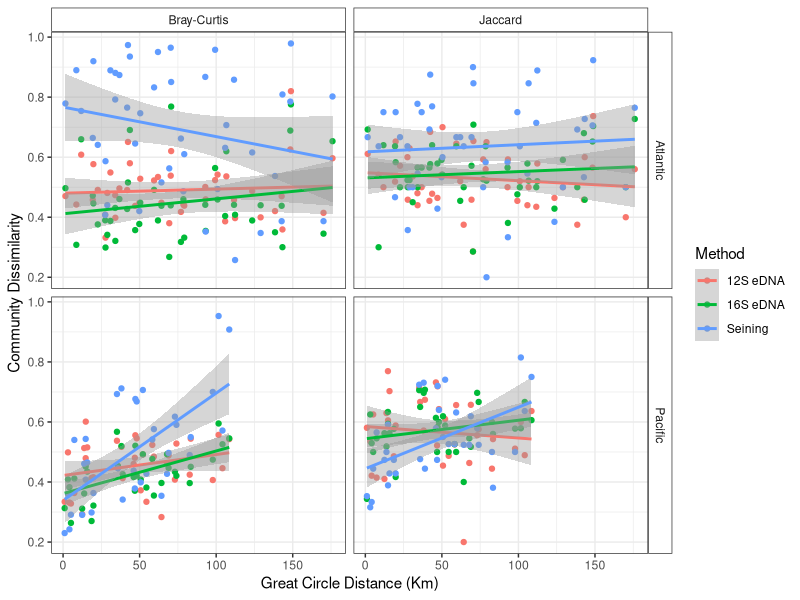
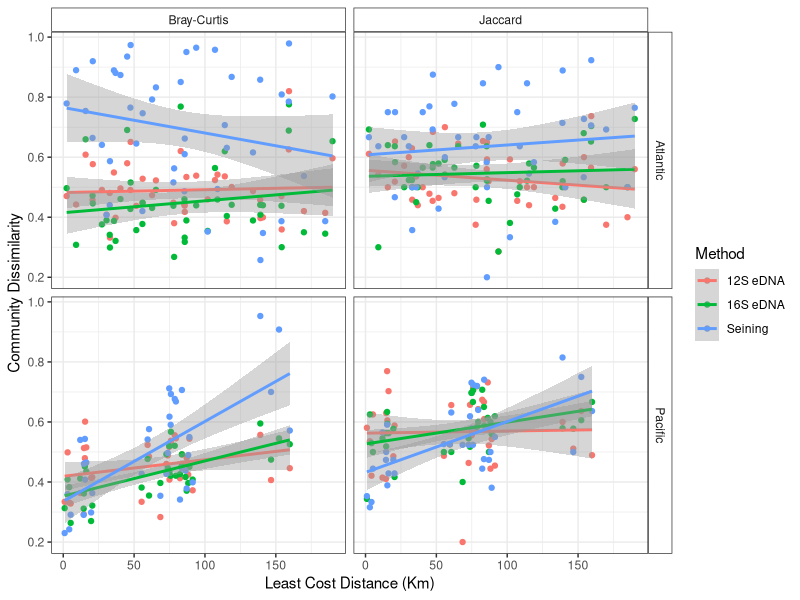

R code for these plots, in order:
## (Dis)Similarity analysis dataprep

#load libraries ---
library(tidyverse)
library(dplyr)
library(sf)
library(vegan)
library(tidyr)
library(readxl)



### Data Prep ----------------

#East coast data prep -----

  #read in the data with the official nomenclature to be matched with the site level data
  
  east_seining_nomenclature <- read_excel("data/Biodiveristy_Coastal.xlsx",sheet="east_seining")%>% #from seines
    data.frame()%>%
    rename(count = Number.of.fish)
  
  colnames(east_seining_nomenclature) <- gsub('\\.', '_',colnames(east_seining_nomenclature))%>%tolower()
  
  east_edna_nomenclature <- read_excel("data/Biodiveristy_Coastal.xlsx",sheet="east_edna")%>% #from eDNA
    data.frame()
  
  colnames(east_edna_nomenclature) <- gsub('\\.', '_',colnames(east_edna_nomenclature))%>%tolower()


  #East coast catch by site

    east_12S_step1 <- read_excel("data/iNEXT/data.iNEXT.xlsx",sheet="12S_east")%>% #10 sites in the east
                dplyr::select(1:11)%>%
                mutate(count = rowSums(.[,2:11]),
                       marker="12S")%>%
                suppressMessages()%>%
                left_join(.,east_edna_nomenclature%>%select(-e_16s_reads)%>%rename(count=e_12s_reads)%>%filter(!is.na(count)))%>%
                data.frame()%>%
                rename(spec = site) # better naming
                
      #summed counts for  "Chaetodontidae_Chaetodon_ocellatus_12S" "Clupeidae_Alosa_aestivalis_12S" are both 419 so we need a filter
      repeat_sp <- east_12S_step1%>%group_by(spec)%>%summarise(count=n())%>%filter(count>1)%>%pull(spec)
      
      #create a logical index to remove rows that were merged twice due tot he joint count of 419
        logical_index=rep(TRUE,nrow(east_12S_step1))  
        for(i in 1:nrow(east_12S_step1)){
          temp=east_12S_step1[i,]
              if(temp$spec %in% repeat_sp & grepl(temp$genus,temp$spec)){logical_index[i] <- FALSE} # mismatches can be found by id'ing those whose genus does not match the full name
        }
        
      #apply index to get rid of issue      
        east_12S <- east_12S_step1[logical_index,]
        
      #clean up the variables that can be used again later.   
        rm(east_12S_step1,temp,i,logical_index,repeat_sp)
    
    #16S has no duplicate counts so it merges without issue
   east_16S <- read_excel("data/iNEXT/data.iNEXT.xlsx",sheet="16S_east")%>% 
                dplyr::select(1:11)%>%
                mutate(count = rowSums(.[,2:11]),
                       marker="16S")%>%
                suppressMessages()%>%
                left_join(.,east_edna_nomenclature%>%select(-e_12s_reads)%>%rename(count=e_16s_reads)%>%filter(!is.na(count)))%>%
                data.frame()%>%
                rename(spec = site)%>% # better naming
                mutate(scientific_name = ifelse(scientific_name == "Ammodytes hexapterus | Ammodytes personatus",genus,scientific_name)) #two groups have the same grouping but a different genus name (AM2 and AM3)
    
   #Seining has 4 species that have the count of 1
    east_seining_step1 <- read_excel("data/iNEXT/data.iNEXT.xlsx",sheet="seining_east")%>% 
                    dplyr::select(1:11)%>%
                    mutate(count = rowSums(.[,2:11]),
                           marker="Seining")%>%
                    suppressMessages()%>%
                    rename(WRK02 = Wreck,
                           CON = Conrod,
                           TAE = TaylorEast,
                           TAW = TaylorWest,
                           MOS = Moosehead,
                           FAI = FiftyAcre, 
                           RSE = RoseBay,
                           CAB = Cable,
                           FRK = FranksGeorge,
                           PLS = PointPleasant)%>%
                    left_join(.,east_seining_nomenclature)%>%
                    rename(spec = site)%>% # better naming
                    dplyr::select(names(east_16S))%>%
                    data.frame() 
    
    #summed counts for "AmericanEel"  "Lumpfish" "MackerelScad" "RoughScad" are all 1 so we need a filter
    repeat_sp <- east_seining_step1%>%group_by(spec)%>%summarise(count=n())%>%filter(count>1)%>%pull(spec)
    
    #create a logical index to remove rows that were merged twice due tot he joint count of 419
    logical_index=rep(TRUE,nrow(east_seining_step1))  
    
    for(i in 1:nrow(east_seining_step1)){
      
      temp=east_seining_step1[i,]%>%
           mutate(common_name = tolower(gsub(" ","",common_name)),
                  spec2=tolower(spec))
      
      if(temp$spec %in% repeat_sp & temp$common_name != temp$spec2){logical_index[i] <- FALSE} # mismatches can be found by id'ing those whose genus does not match the full name
    }
    
    #apply index to get rid of issue      
    east_seining <- east_seining_step1[logical_index,]
    
    #clean up the variables that can be used again later.   
    rm(east_seining_step1,temp,i,logical_index,repeat_sp)
      
    
  east_samples <- rbind(east_12S,east_16S,east_seining)%>%
                    rename(species_code=spec)%>%
                    mutate( coast="east")%>%
                    data.frame()%>%
                    select(marker,index,family,genus,scientific_name,common_name,species_code,
                           TAW,PLS,TAE,FRK,RSE,MOS,FAI,WRK02,CAB,CON)
                    

#West coast data prep ---------
    west_seining_nomenclature <- read_excel("data/Biodiveristy_Coastal.xlsx",sheet="west_seining")%>%
      data.frame()%>%
      rename(count = Number.of.fish)
    
    colnames(west_seining_nomenclature) <- gsub('\\.', '_',colnames(west_seining_nomenclature))%>%tolower()
    
    west_edna_nomenclature <- read_excel("data/Biodiveristy_Coastal.xlsx",sheet="west_edna")%>%
      data.frame()
    
    colnames(west_edna_nomenclature) <- gsub('\\.', '_',colnames(west_edna_nomenclature))%>%tolower()
    
    
    #west coast catch by site
    west_12S <- read_excel("data/iNEXT/data.iNEXT.xlsx",sheet="12S_west")%>% #10 sites in the west
      dplyr::select(1:10)%>%
      mutate(count = rowSums(.[,2:10]),
             marker="12S")%>%
      suppressMessages()%>%
      left_join(.,west_edna_nomenclature%>%select(-w_16s_reads)%>%rename(count=w_12s_reads)%>%filter(!is.na(count)))%>%
      data.frame()%>%
      rename(spec = site, # better naming
             PB = PB_e) # not sure why this is named PB_e
    
    west_16S <- read_excel("data/iNEXT/data.iNEXT.xlsx",sheet="16S_west")%>% 
      dplyr::select(1:10)%>%
      mutate(count = rowSums(.[,2:10]),
             marker="16S")%>%
      suppressMessages()%>%
      left_join(.,west_edna_nomenclature%>%select(-w_12s_reads)%>%rename(count=w_16s_reads)%>%filter(!is.na(count)))%>%
      data.frame()%>%
      rename(spec = site, # better naming
             PB = PB_e) #not sure why this is named PB_e
    
    west_seining_step1 <- read_excel("data/iNEXT/data.iNEXT.xlsx",sheet="seining_west")%>% 
      dplyr::select(1:10)%>%
      mutate(count = rowSums(.[,2:10]),
             marker="Seining")%>%
      suppressMessages()%>%
      left_join(.,west_seining_nomenclature)%>%
      mutate(common_name = gsub("/"," ",common_name))%>%
      rename(spec = site)%>% # better naming
      dplyr::select(names(west_16S))%>%
      data.frame() 
    
    #summed counts for various species cause some issues. 
    repeat_sp <- west_seining_step1%>%group_by(spec)%>%summarise(count=n())%>%filter(count>1)%>%pull(spec)
    
    #create a logical index to remove rows that were merged twice due to the joint count of 419
    logical_index=rep(TRUE,nrow(west_seining_step1))  
    
    for(i in 1:nrow(west_seining_step1)){
      #step that will make the common_name match up to the common_name of the seine. 
      temp=west_seining_step1[i,]%>%
        mutate(common_name = tolower(gsub(" ","",common_name)), #fixes to some naming inconsistencies
               common_name = gsub("\\.","",common_name),
               common_name = gsub("-","",common_name),
               spec2=gsub("_"," ",spec)%>%tolower(),
               spec2=gsub(" ","",spec2),
               spec2=gsub("kelpsurfperch","kelpperch",spec2))#this was a change in the common name I noticed. 
      
      if(temp$spec %in% repeat_sp & temp$common_name != temp$spec2){logical_index[i] <- FALSE} # mismatches can be found by id'ing those whose genus does not match the full name
    }
    
    #apply index to get rid of issue      
    west_seining <- west_seining_step1[logical_index,]%>%
                    mutate(scientific_name=ifelse(spec =="Copper_QuillbackRockfish","Sebastes caurinus",scientific_name))#for some reason the full name of copper quillback rockfish was not spelled out. 
    
    #clean up the variables that can be used again later.   
    rm(west_seining_step1,temp,i,logical_index,repeat_sp)
    
    west_samples <- rbind(west_12S,west_16S,west_seining)%>%
      rename(species_code=spec)%>%
      mutate(coast="west")%>%
      data.frame()%>%
      select(marker,index,family,genus,scientific_name,common_name,species_code,
             PB,SS3,SS4,MB,SB,BB,PL,WS,MuB) # order of stations taken from the distance calculations. 
    
### Similarity analysis -----------------
    
   #read in the distances calculations
    west_gc <- read.csv("output/west_gcd_distances.csv")
    west_siteorder <- west_gc$X## this will be used to better line up the comparisons 
    rownames(west_gc) <- west_gc$X
    west_gc <- west_gc%>%dplyr::select(-X)
    
    west_lcd <- read.csv("output/west_lcp_distances.csv")
    rownames(west_lcd) <- west_lcd$X
    west_lcd <- west_lcd%>%dplyr::select(-X)
    
    east_gc <- read.csv("output/east_gcd_distances.csv")
    east_siteorder <- east_gc$X
    rownames(east_gc) <- east_gc$X
    east_gc <- east_gc%>%dplyr::select(-X)
    
    east_lcd <- read.csv("output/east_lcp_distances.csv")
    rownames(east_lcd) <- east_lcd $X
    east_lcd  <- east_lcd %>%dplyr::select(-X)
    
    
    #function to create the sample by species dataframes required to do the analysis
    simmilarity_format <- function(x,siteorder,PA=FALSE){
      
      x <- x%>%
        dplyr::select(c("scientific_name",siteorder))%>%
        mutate(scientific_name = gsub(" ","_",scientific_name))%>%
        gather("site","val",-scientific_name)%>%
        pivot_wider(names_from = scientific_name,values_from = val)%>%
        data.frame()
      
      rownames(x) <- x$site
      
      x <- x%>%dplyr::select(-site)
      
      #convert to binary (presence/absence)
      if(PA){x[x>0] <- 1} 
      
      return(x)
    }
  
  ## West Coast analysis
    
    #Jaccard 
    west_12S_sim_jaccard <- filter(west_samples,marker=="12S")%>%
                    simmilarity_format(.,siteorder = west_siteorder,PA=TRUE)%>%
                    vegdist(.,method="jaccard")
    
    west_16S_sim_jaccard <- filter(west_samples,marker=="16S")%>%
                    simmilarity_format(.,siteorder = west_siteorder,PA=TRUE)%>%
                    vegdist(.,method="jaccard")
    
    west_seining_sim_jaccard <- filter(west_samples,marker=="Seining")%>%
                        simmilarity_format(.,siteorder = west_siteorder,PA=TRUE)%>%
                        vegdist(.,method="jaccard")
    
    #Bray-Curtis
    west_12S_sim_bray <- filter(west_samples,marker=="12S")%>%
      simmilarity_format(.,siteorder = west_siteorder,PA=FALSE)%>%
      decostand(.,method="hellinger")%>%
      vegdist(.,method="bray")
    
    west_16S_sim_bray <- filter(west_samples,marker=="16S")%>%
      simmilarity_format(.,siteorder = west_siteorder,PA=FALSE)%>%
      decostand(.,method="hellinger")%>%
      vegdist(.,method="bray")
    
    west_seining_sim_bray <- filter(west_samples,marker=="Seining")%>%
      simmilarity_format(.,siteorder = west_siteorder,PA=FALSE)%>%
      decostand(.,method="hellinger")%>%
      vegdist(.,method="bray")
    
    
 ## East Coast analysis
    
    #Jaccard
    east_12S_sim_jaccard <- filter(east_samples,marker=="12S")%>%
      simmilarity_format(.,siteorder = east_siteorder,PA=TRUE)%>%
      vegdist(.,method="jaccard")
    
    east_16S_sim_jaccard <- filter(east_samples,marker=="16S")%>%
      simmilarity_format(.,siteorder = east_siteorder,PA=TRUE)%>%
      vegdist(.,method="jaccard")
    
    east_seining_sim_jaccard <- filter(east_samples,marker=="Seining")%>%
      mutate(scientific_name = ifelse(is.na(scientific_name),paste(family,genus,sep=""),scientific_name), #some aren't to the species level but they are the only ones wihtin that family/genus so we can count as an ~OTU
             scientific_name = gsub("daeNA","dae",scientific_name))%>%
      simmilarity_format(.,siteorder = east_siteorder,PA=TRUE)%>%
      vegdist(.,method="jaccard")
    
    #Bray-Curtis
    east_12S_sim_bray <- filter(east_samples,marker=="12S")%>%
      simmilarity_format(.,siteorder = east_siteorder,PA=FALSE)%>%
      decostand(.,method="hellinger")%>%
      vegdist(.,method="bray")
    
    east_16S_sim_bray <- filter(east_samples,marker=="16S")%>%
      simmilarity_format(.,siteorder = east_siteorder,PA=FALSE)%>%
      decostand(.,method="hellinger")%>%
      vegdist(.,method="bray")
    
    east_seining_sim_bray <- filter(east_samples,marker=="Seining")%>%
      mutate(scientific_name = ifelse(is.na(scientific_name),paste(family,genus,sep=""),scientific_name), #some aren't to the species level but they are the only ones wihtin that family/genus so we can count as an ~OTU
             scientific_name = gsub("daeNA","dae",scientific_name))%>%
      simmilarity_format(.,siteorder = east_siteorder,PA=FALSE)%>%
      decostand(.,method="hellinger")%>%
      vegdist(.,method="bray")
    
    
    #Stitch it together
    west_site_combo<- t(combn(colnames(as.matrix(west_seining_sim_jaccard)), 2))
    east_site_combo<- t(combn(colnames(as.matrix(east_seining_sim_jaccard)), 2))
    
    west_sim <- rbind(west_site_combo%>%
                   data.frame()%>%
                   rename(start=1,end=2)%>%
                   mutate(primer_12S = as.matrix(west_12S_sim_jaccard)[west_site_combo],
                          primer_16S = as.matrix(west_16S_sim_jaccard)[west_site_combo],
                          Seining = as.matrix(west_seining_sim_jaccard)[west_site_combo],
                          great_circle = as.matrix(west_gc)[west_site_combo],
                          least_cost_distance = as.matrix(west_lcd)[west_site_combo],
                          coast="Pacific",
                          dissim = "Jaccard"),
                   west_site_combo%>%
                     data.frame()%>%
                     rename(start=1,end=2)%>%
                     mutate(primer_12S = as.matrix(west_12S_sim_bray)[west_site_combo],
                            primer_16S = as.matrix(west_16S_sim_bray)[west_site_combo],
                            Seining = as.matrix(west_seining_sim_bray)[west_site_combo],
                            great_circle = as.matrix(west_gc)[west_site_combo],
                            least_cost_distance = as.matrix(west_lcd)[west_site_combo],
                            coast="Pacific",
                            dissim = "Bray-Curtis"))
    
    east_sim <- rbind(east_site_combo%>%
                        data.frame()%>%
                        rename(start=1,end=2)%>%
                        mutate(primer_12S = as.matrix(east_12S_sim_jaccard)[east_site_combo],
                               primer_16S = as.matrix(east_16S_sim_jaccard)[east_site_combo],
                               Seining = as.matrix(east_seining_sim_jaccard)[east_site_combo],
                               great_circle = as.matrix(east_gc)[east_site_combo],
                               least_cost_distance = as.matrix(east_lcd)[east_site_combo],
                               coast="Atlantic",
                               dissim = "Jaccard"),
                      east_site_combo%>%
                        data.frame()%>%
                        rename(start=1,end=2)%>%
                        mutate(primer_12S = as.matrix(east_12S_sim_bray)[east_site_combo],
                               primer_16S = as.matrix(east_16S_sim_bray)[east_site_combo],
                               Seining = as.matrix(east_seining_sim_bray)[east_site_combo],
                               great_circle = as.matrix(east_gc)[east_site_combo],
                               least_cost_distance = as.matrix(east_lcd)[east_site_combo],
                               coast="Atlantic",
                               dissim = "Bray-Curtis"))
    
    #one unified dataframe
    simmilarity_df <- rbind(west_sim,east_sim)
    
    
### Plot the data -----------
    
    range01 <- function(x){(x-min(x))/(max(x)-min(x))}
    
    ggplot(data=simmilarity_df%>%
             gather("marker","val",primer_12S,primer_16S,Seining),
           aes(x=great_circle,y=val,col=marker,group=marker))+
      geom_point()+
      scale_color_discrete(name="Method",labels=c("12S eDNA","16S eDNA","Seining"))+
      labs(x="Great Circle Distance (Km)",y="Community Dissimilarity")+
      facet_grid(coast~dissim)+
      theme_bw()+
      #theme(panel.grid.major = element_blank(), panel.grid.minor = element_blank())+
      theme(strip.background =element_rect(fill="white"))+
      stat_smooth(method="lm")
      
    
      ggplot(data=simmilarity_df%>%gather("marker","val",primer_12S,primer_16S,Seining),
           aes(x=least_cost_distance,y=val,col=marker,group=marker))+
      geom_point()+
      scale_color_discrete(name="Method",labels=c("12S eDNA","16S eDNA","Seining"))+
      labs(x="Least Cost Distance (Km)",y="Community Dissimilarity")+
      facet_grid(coast~dissim)+
      theme_bw()+
      #theme(panel.grid.major = element_blank(), panel.grid.minor = element_blank())+
      theme(strip.background =element_rect(fill="white"))+
      stat_smooth(method="lm")
    
    mod_lcp <- glm(great_circle~marker*coast,data=simmilarity_df%>%gather("marker","val",primer_12S,primer_16S,Seining)%>%filter(dissim=="Jaccard"))
    
    summary(mod_lcp)
    summary(mod_lcp)$coefficient
    
